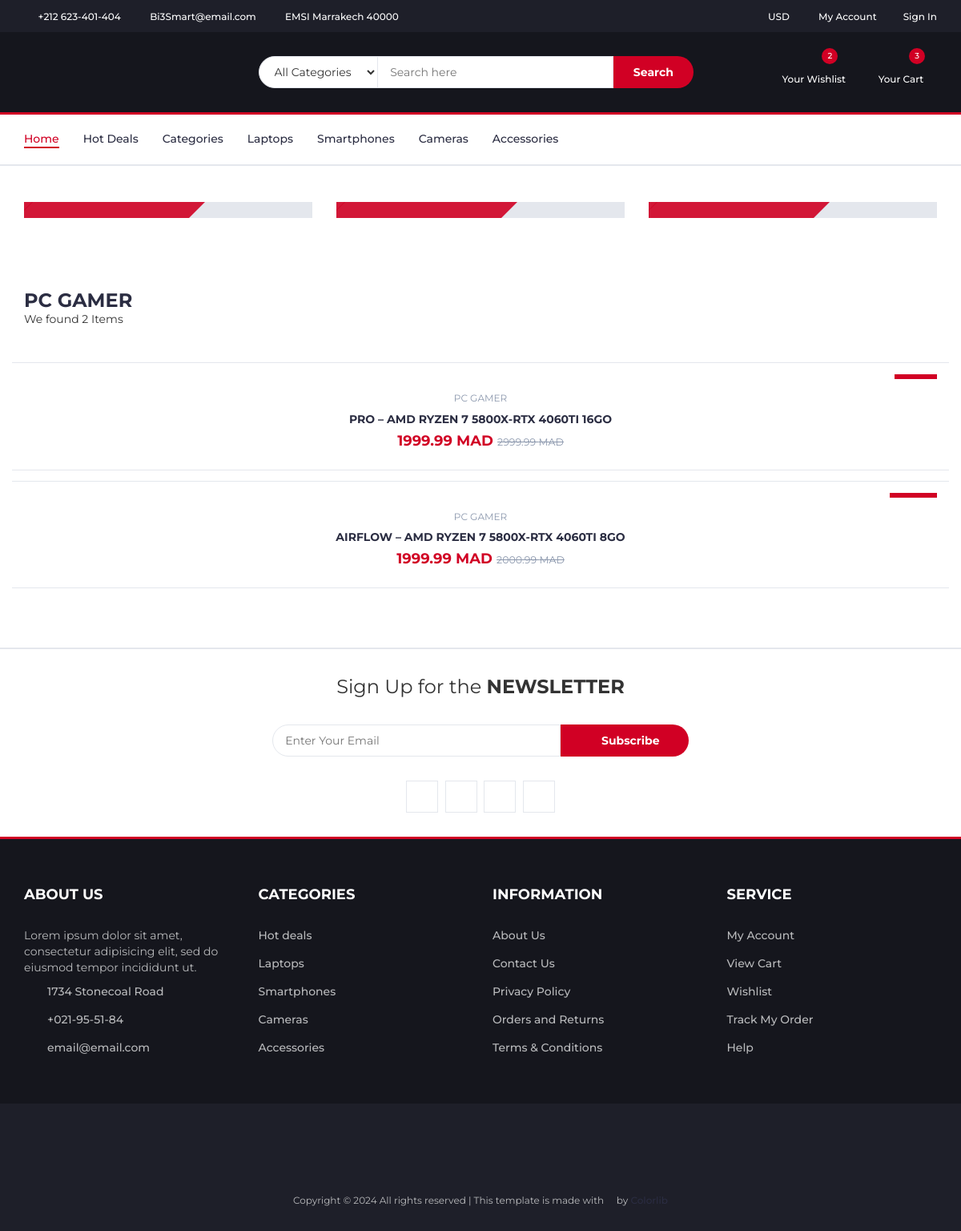
/category/catdda61ha5gp/, run on an earlier commit of the app's database.
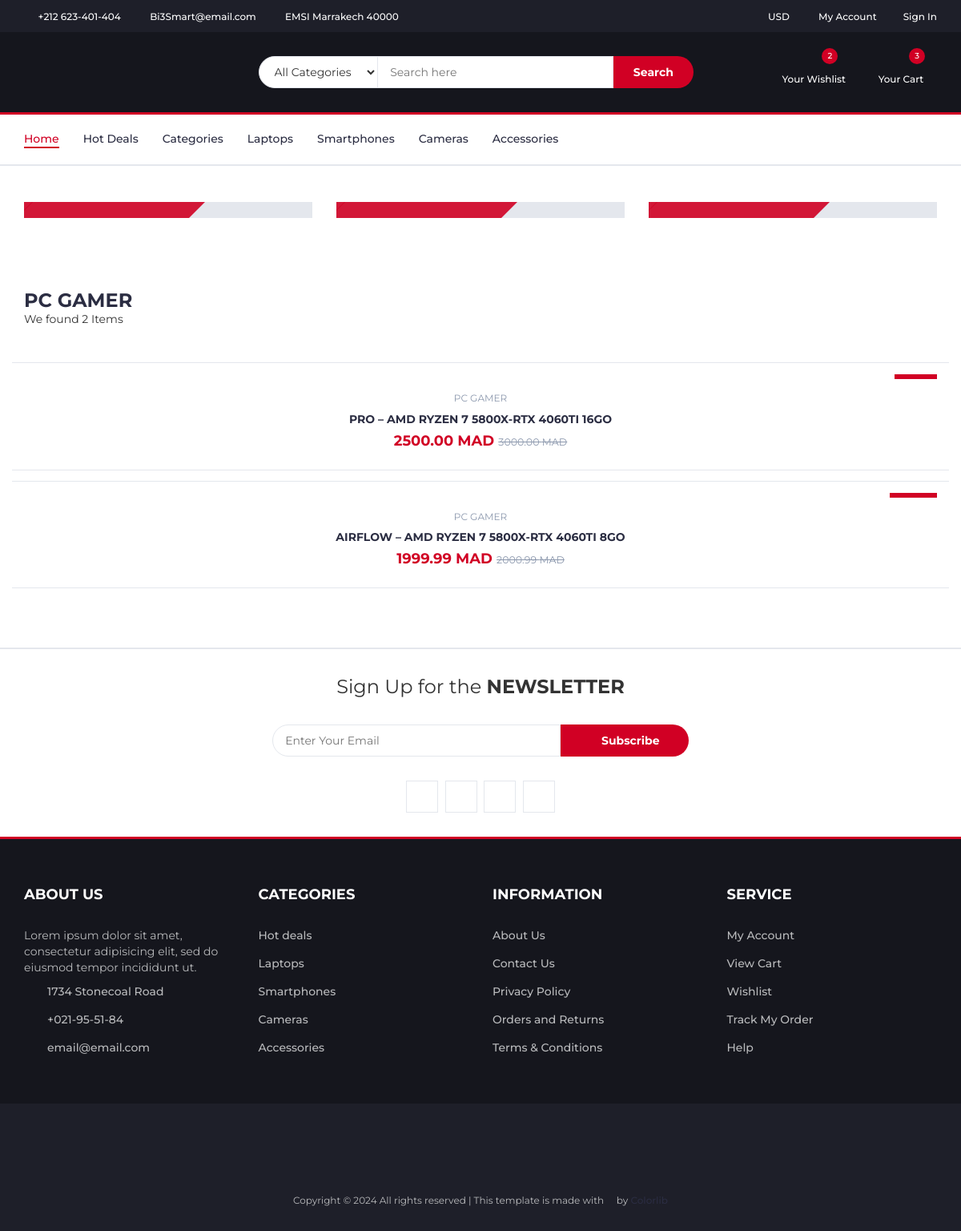
And on a later commit of the database.
### core/models.py (models this page shows, shortened)
class Product(models.Model):
    p_id= ShortUUIDField(unique=True, length=10, max_length=20,alphabet="abcdefghijklmnop123456789")
    title = models.CharField(max_length=100, default="Title Product")
    image = models.ImageField(upload_to=user_directory_path , default="product.jpg")
    description = models.TextField(null=True, blank=True , default="This is the product")
    price = models.DecimalField(max_digits=10,decimal_places=2,default="1.99")
    old_price = models.DecimalField(max_digits=10,decimal_places=2, default="2.99")
    specefications = models.TextField(null=True, blank=True)
    product_status = models.CharField(choices=STATUS, max_length=10, default="in_review")
    status = models.BooleanField(default=True)
    in_stock  = models.BooleanField(default=True)
    featured  = models.BooleanField(default=False)
    digital  = models.BooleanField(default=False)
    user = models.ForeignKey(User, on_delete=models.SET_NULL, null=True)
    category = models.ForeignKey(Category, on_delete=models.SET_NULL, null=True,related_name="category")
    vendor = models.ForeignKey(Vendor, on_delete=models.SET_NULL, null=True)
    sku = ShortUUIDField(unique=True, length=4, max_length=20,prefix="sku",alphabet="123456789")
    date = models.DateTimeField(auto_now_add=True)
    updated = models.DateTimeField(null=True , blank=True)
    class Meta:
        verbose_name_plural = "Products"
    def get_precentage(self):
        new_price = (self.price / self.old_price)*100
        return new_price

### core/views.py (the view)
# urls.py: path("category/<C_id>/" , category_product_list_view , name="category_product_list"),
def category_product_list_view(request,C_id):
    category = Category.objects.get(C_id=C_id)
    products = Product.objects.filter(product_status="published" , category=category)
    context = {
        "category":category,
        "products":products,
    }
    return render(request,"core/category-product-list.html",context)

### templates/core/category-product-list.html (shortened to what this page needs)
{% extends 'partials/base.html'%}
{% load static %}
{% block content %}
   <nav id="navigation">
    <div class="container">
      <div id="responsive-nav">
        <ul class="main-nav nav navbar-nav">
          <li class="active"><a href="#">Home</a></li>
          <li><a href="#">Hot Deals</a></li>
          <li><a href="#">Categories</a></li>
          <li><a href="#">Laptops</a></li>
          <li><a href="#">Smartphones</a></li>
          <li><a href="#">Cameras</a></li>
          <li><a href="#">Accessories</a></li>
        </ul>
      </div>
    </div>
  </nav>
  <div class="section">
    <div class="container">
      <div class="row">
        <div class="col-md-4 col-xs-6">
          <div class="shop">
            <div class="shop-img">
            </div>
            <div class="shop-body">
            </div>
          </div>
        </div>
        <div class="col-md-4 col-xs-6">
          <div class="shop">
            <div class="shop-img">
            </div>
            <div class="shop-body">
            </div>
          </div>
        </div>
        <div class="col-md-4 col-xs-6">
          <div class="shop">
            <div class="shop-img">
            </div>
            <div class="shop-body">
            </div>
          </div>
        </div>
      </div>
    </div>
  </div>
  <div class="section">
    <div class="container">
      <div class="row">
        <div class="col-md-12">
          <div class="section-title">
            <h3 class="title">{{category.title}}</h3>
            <p class="product-price">
                We found {{products.count}} Item{{products.count|pluralize:"s"}}
            </p>
          </div>
        </div>
        <div class="col-md-12">
          <div class="row">
            <div class="products-tabs">
              <div id="tab1" class="tab-pane active">
                <div class="products-slick" data-nav="#slick-nav-1">
                  {% for product in products%}
                  <div class="product">
                    <div class="product-img">
                      <div class="product-label">
                        <span class="new">-{{product.get_precentage|floatformat:0}}%</span>
                      </div>
                    </div>
                    <div class="product-body">
                      <p class="product-category">{{category.title}}</p>
                      <h3 class="product-name">
                        <a href="#">{{product.title}}</a>
                      </h3>
                      <h4 class="product-price">
                        {{product.price}} MAD <del class="product-old-price">{{product.old_price}} MAD</del>
                      </h4>
                    </div>
                  </div>
                  {% endfor%}
                </div>
              </div>
            </div>
          </div>
        </div>
      </div>
    </div>
  </div>
  <div id="newsletter" class="section">
    <div class="container">
      <div class="row">
        <div class="col-md-12">
          <div class="newsletter">
            <p>Sign Up for the <strong>NEWSLETTER</strong></p>
            <form>
              <input
                class="input"
                type="email"
                placeholder="Enter Your Email"
              />
              <button class="newsletter-btn">
                <i class="fa fa-envelope"></i> Subscribe
              </button>
            </form>
            <ul class="newsletter-follow">
              <li>
                <a href="#"><i class="fa fa-facebook"></i></a>
              </li>
              <li>
                <a href="#"><i class="fa fa-twitter"></i></a>
              </li>
              <li>
                <a href="#"><i class="fa fa-instagram"></i></a>
              </li>
              <li>
                <a href="#"><i class="fa fa-pinterest"></i></a>
              </li>
            </ul>
          </div>
        </div>
      </div>
    </div>
  </div>
{% endblock content %}

What changed in the data, as far as the page shows it:
changed Product "PRO – AMD RYZEN 7 5800X-RTX 4060TI 16GO": price "1999.99" → "2500.00"; old_price "2999.99" → "3000.00"
